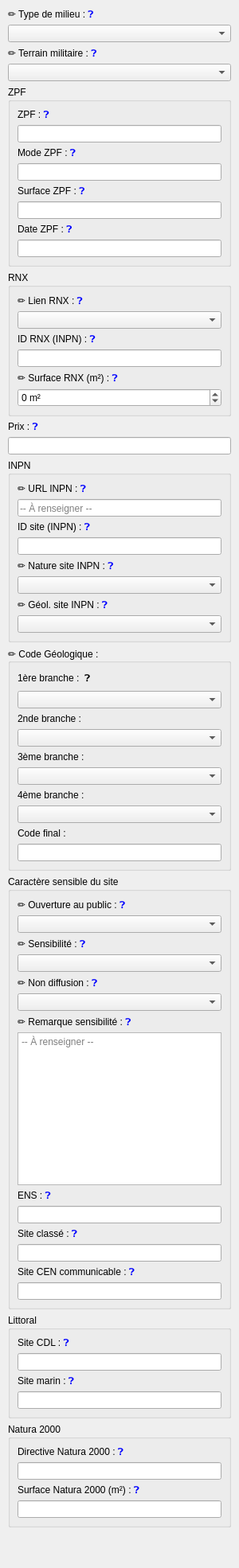
<widget class="QWidget" name="siteTab_2_scrollContents"><layout class="QVBoxLayout" name="siteTab_2_innerLayout"><property name="leftMargin"><number>10</number></property><property name="topMargin"><number>10</number></property><property name="rightMargin"><number>10</number></property><item>
                        <widget class="QLabel" name="label_type_milieu">
                          <property name="text"><string>✏️ Type de milieu : &lt;a href="?" style="text-decoration:none;"&gt;❓&lt;/a&gt;</string></property>
                        <property name="textFormat"><enum>Qt::RichText</enum></property><property name="textInteractionFlags"><set>Qt::LinksAccessibleByMouse</set></property></widget>
                      </item>
                      <item>
                        <widget class="QComboBox" name="cbType_milieu" />
                      </item>
                    <item>
                        <widget class="QLabel" name="label_militaire">
                          <property name="text"><string>✏️ Terrain militaire : &lt;a href="?" style="text-decoration:none;"&gt;❓&lt;/a&gt;</string></property>
                        <property name="textFormat"><enum>Qt::RichText</enum></property><property name="textInteractionFlags"><set>Qt::LinksAccessibleByMouse</set></property></widget>
                      </item>
                      <item>
                        <widget class="QComboBox" name="cbMilitaire" />
                      </item>
                    <!-- Groupe « ZPF » : ZPF, mode, surface et date (4 champs en lecture seule). -->
                    <item><widget class="QGroupBox" name="groupZPF"><property name="title"><string>ZPF</string></property><layout class="QVBoxLayout" name="groupZPF_layout"><item>
                          <widget class="QLabel" name="lbl_txtSite_ZPF">
                            <property name="text"><string>ZPF : &lt;a href="?" style="text-decoration:none;"&gt;❓&lt;/a&gt;</string></property>
                          <property name="textFormat"><enum>Qt::RichText</enum></property><property name="textInteractionFlags"><set>Qt::LinksAccessibleByMouse</set></property></widget>
                        </item>
                        <item>
                          <widget class="QLineEdit" name="txtSite_ZPF">
                            <property name="readOnly"><bool>true</bool></property>
                          </widget>
                        </item>
                        <item>
                          <widget class="QLabel" name="lbl_txtSite_mode_ZPF">
                            <property name="text"><string>Mode ZPF : &lt;a href="?" style="text-decoration:none;"&gt;❓&lt;/a&gt;</string></property>
                          <property name="textFormat"><enum>Qt::RichText</enum></property><property name="textInteractionFlags"><set>Qt::LinksAccessibleByMouse</set></property></widget>
                        </item>
                        <item>
                          <widget class="QLineEdit" name="txtSite_mode_ZPF">
                            <property name="readOnly"><bool>true</bool></property>
                          </widget>
                        </item>
                        <item>
                          <widget class="QLabel" name="lbl_txtSite_surface_ZPF">
                            <property name="text"><string>Surface ZPF : &lt;a href="?" style="text-decoration:none;"&gt;❓&lt;/a&gt;</string></property>
                          <property name="textFormat"><enum>Qt::RichText</enum></property><property name="textInteractionFlags"><set>Qt::LinksAccessibleByMouse</set></property></widget>
                        </item>
                        <item>
                          <widget class="QLineEdit" name="txtSite_surface_ZPF">
                            <property name="readOnly"><bool>true</bool></property>
                          </widget>
                        </item>
                        <item>
                          <widget class="QLabel" name="lbl_txtSite_date_ZPF">
                            <property name="text"><string>Date ZPF : &lt;a href="?" style="text-decoration:none;"&gt;❓&lt;/a&gt;</string></property>
                          <property name="textFormat"><enum>Qt::RichText</enum></property><property name="textInteractionFlags"><set>Qt::LinksAccessibleByMouse</set></property></widget>
                        </item>
                        <item>
                          <widget class="QLineEdit" name="txtSite_date_ZPF">
                            <property name="readOnly"><bool>true</bool></property>
                          </widget>
                        </item>
                        </layout></widget></item>
                        <!-- Groupe « RNX » : lien RNX ✏️ (liste), ID RNX INPN (lecture seule), surface RNX en
                             m² ✏️. Le champ « Prix » (lecture seule) vient juste après, hors du groupe. -->
                        <item><widget class="QGroupBox" name="groupRNX"><property name="title"><string>RNX</string></property><layout class="QVBoxLayout" name="groupRNX_layout"><item>
                            <widget class="QLabel" name="label_rnx">
                              <property name="text"><string>✏️ Lien RNX : &lt;a href="?" style="text-decoration:none;"&gt;❓&lt;/a&gt;</string></property>
                            <property name="textFormat"><enum>Qt::RichText</enum></property><property name="textInteractionFlags"><set>Qt::LinksAccessibleByMouse</set></property></widget>
                          </item>
                          <item>
                            <widget class="QComboBox" name="cbLienRNX" />
                          </item>
                        <item>
                          <widget class="QLabel" name="lbl_txtSite_id_rnx_inpn">
                            <property name="text"><string>ID RNX (INPN) : &lt;a href="?" style="text-decoration:none;"&gt;❓&lt;/a&gt;</string></property>
                          <property name="textFormat"><enum>Qt::RichText</enum></property><property name="textInteractionFlags"><set>Qt::LinksAccessibleByMouse</set></property></widget>
                        </item>
                        <item>
                          <widget class="QLineEdit" name="txtSite_id_rnx_inpn">
                            <property name="readOnly"><bool>true</bool></property>
                          </widget>
                        </item>
                        <item>
                            <widget class="QLabel" name="label_num">
                              <property name="text"><string>✏️ Surface RNX (m²) : &lt;a href="?" style="text-decoration:none;"&gt;❓&lt;/a&gt;</string></property>
                            <property name="textFormat"><enum>Qt::RichText</enum></property><property name="textInteractionFlags"><set>Qt::LinksAccessibleByMouse</set></property></widget>
                          </item>
                          <item>
                            <widget class="QSpinBox" name="spinRNX">
                              <property name="minimum"><number>-1</number></property>
                              <property name="maximum"><number>99999999</number></property>
                              <property name="specialValueText"><string>-- À renseigner --</string></property>
                              <property name="suffix"><string> m²</string></property>
                            </widget>
                          </item>
                        </layout></widget></item><item>
                          <widget class="QLabel" name="lbl_txtSite_prix">
                            <property name="text"><string>Prix : &lt;a href="?" style="text-decoration:none;"&gt;❓&lt;/a&gt;</string></property>
                          <property name="textFormat"><enum>Qt::RichText</enum></property><property name="textInteractionFlags"><set>Qt::LinksAccessibleByMouse</set></property></widget>
                        </item>
                        <item>
                          <widget class="QLineEdit" name="txtSite_prix">
                            <property name="readOnly"><bool>true</bool></property>
                          </widget>
                        </item>
                        <!-- Groupe « INPN » : URL INPN ✏️, ID site INPN (lecture seule), nature du site
                             INPN ✏️ et géologie du site INPN ✏️ (listes déroulantes). -->
                        <item><widget class="QGroupBox" name="groupINPN"><property name="title"><string>INPN</string></property><layout class="QVBoxLayout" name="groupINPN_layout"><item>
                      <widget class="QLabel" name="label_url_inpn">
                        <property name="text"><string>✏️ URL INPN : &lt;a href="?" style="text-decoration:none;"&gt;❓&lt;/a&gt;</string></property>
                      <property name="textFormat"><enum>Qt::RichText</enum></property><property name="textInteractionFlags"><set>Qt::LinksAccessibleByMouse</set></property></widget>
                    </item>
                    <item>
                      <widget class="QLineEdit" name="txtUrlInpn">
                        <property name="placeholderText"><string>-- À renseigner --</string></property>
                      </widget>
                    </item>
                  <item>
                          <widget class="QLabel" name="lbl_txtSite_id_site_inpn">
                            <property name="text"><string>ID site (INPN) : &lt;a href="?" style="text-decoration:none;"&gt;❓&lt;/a&gt;</string></property>
                          <property name="textFormat"><enum>Qt::RichText</enum></property><property name="textInteractionFlags"><set>Qt::LinksAccessibleByMouse</set></property></widget>
                        </item>
                        <item>
                          <widget class="QLineEdit" name="txtSite_id_site_inpn">
                            <property name="readOnly"><bool>true</bool></property>
                          </widget>
                        </item>
                        <item>
                            <widget class="QLabel" name="label_nature">
                              <property name="text"><string>✏️ Nature site INPN : &lt;a href="?" style="text-decoration:none;"&gt;❓&lt;/a&gt;</string></property>
                            <property name="textFormat"><enum>Qt::RichText</enum></property><property name="textInteractionFlags"><set>Qt::LinksAccessibleByMouse</set></property></widget>
                          </item>
                          <item>
                            <widget class="QComboBox" name="cbNatureInpn" />
                          </item>
                        <item>
                            <widget class="QLabel" name="label_geol">
                              <property name="text"><string>✏️ Géol. site INPN : &lt;a href="?" style="text-decoration:none;"&gt;❓&lt;/a&gt;</string></property>
                            <property name="textFormat"><enum>Qt::RichText</enum></property><property name="textInteractionFlags"><set>Qt::LinksAccessibleByMouse</set></property></widget>
                          </item>
                          <item>
                            <widget class="QComboBox" name="cbGeolInpn" />
                          </item>
                        </layout></widget></item>
                        <!-- Groupe « ✏️ Code Géologique » : 4 listes déroulantes en cascade (cbGeolStep1 à
                             cbGeolStep4) ; le choix d'une branche alimente la suivante (update_geol_cascade,
                             dialog_geology_mixin.py ; arbre DICT_GEOL_STEP dans dialog_data.py). « Code final »
                             (txtGeolResult) est calculé automatiquement, donc toujours en lecture seule.
                             Le ❓ (lblGeol1Help) utilise une infobulle Qt native (setToolTip), contrairement
                             aux autres champs qui passent par le survol du lien HTML. -->
                        <item>
                  <widget class="QGroupBox" name="groupGeolDecision">
                    <property name="title">
                      <string>✏️ Code Géologique :</string>
                    </property>
                    <layout class="QVBoxLayout">
                      <item>
                        <layout class="QHBoxLayout" name="rowGeol1Layout">
                          <item>
                            <widget class="QLabel" name="lblGeol1">
                              <property name="text"><string>1ère branche :</string></property>
                            </widget>
                          </item>
                          <item>
                            <widget class="QLabel" name="lblGeol1Help">
                              <property name="text"><string>❓</string></property>
                            </widget>
                          </item>
                          <item>
                            <spacer name="rowGeol1Spacer">
                              <property name="orientation"><enum>Qt::Horizontal</enum></property>
                              <property name="sizeHint" stdset="0"><size><width>40</width><height>20</height></size></property>
                            </spacer>
                          </item>
                        </layout>
                      </item>
                      <item>
                        <widget class="QComboBox" name="cbGeolStep1" />
                      </item>
                      <item>
                        <widget class="QLabel" name="lblGeol2">
                          <property name="text"><string>2nde branche :</string></property>
                        </widget>
                      </item>
                      <item>
                        <widget class="QComboBox" name="cbGeolStep2" />
                      </item>
                      <item>
                        <widget class="QLabel" name="lblGeol3">
                          <property name="text"><string>3ème branche :</string></property>
                        </widget>
                      </item>
                      <item>
                        <widget class="QComboBox" name="cbGeolStep3" />
                      </item>
                      <item>
                        <widget class="QLabel" name="lblGeol4">
                          <property name="text"><string>4ème branche :</string></property>
                        </widget>
                      </item>
                      <item>
                        <widget class="QComboBox" name="cbGeolStep4" />
                      </item>
                      <item>
                        <widget class="QLabel" name="lblGeolFinal">
                          <property name="text"><string>Code final :</string></property>
                          <property name="visible"><bool>false</bool></property>
                        </widget>
                      </item>
                      <item>
                        <widget class="QLineEdit" name="txtGeolResult">
                          <property name="readOnly"><bool>true</bool></property>
                          <property name="visible"><bool>false</bool></property>
                        </widget>
                      </item>
                    </layout>
                  </widget>
                </item>
                <!-- Groupe « Caractère sensible du site » : ouverture au public ✏️, sensibilité ✏️,
                     non-diffusion ✏️, remarque sur la sensibilité ✏️ (zone de texte), puis ENS,
                     site classé et site CEN communicable (lecture seule). -->
                <item>
                          <widget class="QGroupBox" name="groupSensibilite">
                            <property name="title"><string>Caractère sensible du site</string></property>
                            <layout class="QVBoxLayout" name="groupSensibilite_layout">
<item>
                        <widget class="QLabel" name="label_ouverture">
                          <property name="text"><string>✏️ Ouverture au public : &lt;a href="?" style="text-decoration:none;"&gt;❓&lt;/a&gt;</string></property>
                        <property name="textFormat"><enum>Qt::RichText</enum></property><property name="textInteractionFlags"><set>Qt::LinksAccessibleByMouse</set></property></widget>
                      </item>
                      <item>
                        <widget class="QComboBox" name="cbOuverture" />
                      </item>
                    <item>
                            <widget class="QLabel" name="label_sensi">
                              <property name="text"><string>✏️ Sensibilité : &lt;a href="?" style="text-decoration:none;"&gt;❓&lt;/a&gt;</string></property>
                            <property name="textFormat"><enum>Qt::RichText</enum></property><property name="textInteractionFlags"><set>Qt::LinksAccessibleByMouse</set></property></widget>
                          </item>
                          <item>
                            <widget class="QComboBox" name="cbSensibilite" />
                          </item>
                        <item>
                            <widget class="QLabel" name="label_diffusion">
                              <property name="text"><string>✏️ Non diffusion : &lt;a href="?" style="text-decoration:none;"&gt;❓&lt;/a&gt;</string></property>
                            <property name="textFormat"><enum>Qt::RichText</enum></property><property name="textInteractionFlags"><set>Qt::LinksAccessibleByMouse</set></property></widget>
                          </item>
                          <item>
                            <widget class="QComboBox" name="cbNonDiffusion" />
                          </item>
                        <item>
                  <widget class="QLabel" name="label_remq_sensi">
                    <property name="text"><string>✏️ Remarque sensibilité : &lt;a href="?" style="text-decoration:none;"&gt;❓&lt;/a&gt;</string></property>
                  <property name="textFormat"><enum>Qt::RichText</enum></property><property name="textInteractionFlags"><set>Qt::LinksAccessibleByMouse</set></property></widget>
                </item><item>
                  <widget class="QTextEdit" name="txtRemqSensibilite">
                    <property name="minimumSize">
                      <size><width>0</width><height>60</height></size>
                    </property>
                    <property name="placeholderText"><string>-- À renseigner --</string></property>
                  </widget>
                </item><item>
                          <widget class="QLabel" name="lbl_txtSite_ens">
                            <property name="text"><string>ENS : &lt;a href="?" style="text-decoration:none;"&gt;❓&lt;/a&gt;</string></property>
                          <property name="textFormat"><enum>Qt::RichText</enum></property><property name="textInteractionFlags"><set>Qt::LinksAccessibleByMouse</set></property></widget>
                        </item>
                        <item>
                          <widget class="QLineEdit" name="txtSite_ens">
                            <property name="readOnly"><bool>true</bool></property>
                          </widget>
                        </item>
                        <item>
                          <widget class="QLabel" name="lbl_txtSite_site_classe">
                            <property name="text"><string>Site classé : &lt;a href="?" style="text-decoration:none;"&gt;❓&lt;/a&gt;</string></property>
                          <property name="textFormat"><enum>Qt::RichText</enum></property><property name="textInteractionFlags"><set>Qt::LinksAccessibleByMouse</set></property></widget>
                        </item>
                        <item>
                          <widget class="QLineEdit" name="txtSite_site_classe">
                            <property name="readOnly"><bool>true</bool></property>
                          </widget>
                        </item>
                        <item>
                          <widget class="QLabel" name="lbl_txtSite_site_cen_communicable">
                            <property name="text"><string>Site CEN communicable : &lt;a href="?" style="text-decoration:none;"&gt;❓&lt;/a&gt;</string></property>
                          <property name="textFormat"><enum>Qt::RichText</enum></property><property name="textInteractionFlags"><set>Qt::LinksAccessibleByMouse</set></property></widget>
                        </item>
                        <item>
                          <widget class="QLineEdit" name="txtSite_site_cen_communicable">
                            <property name="readOnly"><bool>true</bool></property>
                          </widget>
                        </item>
                                                    </layout>
                          </widget>
                        </item>
<!-- Groupe « Littoral » : site CDL et site marin (lecture seule). -->
<item>
                          <widget class="QGroupBox" name="groupLittoral">
                            <property name="title"><string>Littoral</string></property>
                            <layout class="QVBoxLayout" name="groupLittoral_layout">
                        <item>
                          <widget class="QLabel" name="lbl_txtSite_site_cdl">
                            <property name="text"><string>Site CDL : &lt;a href="?" style="text-decoration:none;"&gt;❓&lt;/a&gt;</string></property>
                          <property name="textFormat"><enum>Qt::RichText</enum></property><property name="textInteractionFlags"><set>Qt::LinksAccessibleByMouse</set></property></widget>
                        </item>
                        <item>
                          <widget class="QLineEdit" name="txtSite_site_cdl">
                            <property name="readOnly"><bool>true</bool></property>
                          </widget>
                        </item>
                        <item>
                          <widget class="QLabel" name="lbl_txtSite_site_marin">
                            <property name="text"><string>Site marin : &lt;a href="?" style="text-decoration:none;"&gt;❓&lt;/a&gt;</string></property>
                          <property name="textFormat"><enum>Qt::RichText</enum></property><property name="textInteractionFlags"><set>Qt::LinksAccessibleByMouse</set></property></widget>
                        </item>
                        <item>
                          <widget class="QLineEdit" name="txtSite_site_marin">
                            <property name="readOnly"><bool>true</bool></property>
                          </widget>
                        </item>
                            </layout>
                          </widget>
                        </item>
<!-- Groupe « Natura 2000 » : directive et surface en m² (lecture seule). -->
<item>
                          <widget class="QGroupBox" name="groupNatura2000">
                            <property name="title"><string>Natura 2000</string></property>
                            <layout class="QVBoxLayout" name="groupNatura2000_layout">
                        <item>
                          <widget class="QLabel" name="lbl_txtSite_n2000_directive">
                            <property name="text"><string>Directive Natura 2000 : &lt;a href="?" style="text-decoration:none;"&gt;❓&lt;/a&gt;</string></property>
                          <property name="textFormat"><enum>Qt::RichText</enum></property><property name="textInteractionFlags"><set>Qt::LinksAccessibleByMouse</set></property></widget>
                        </item>
                        <item>
                          <widget class="QLineEdit" name="txtSite_n2000_directive">
                            <property name="readOnly"><bool>true</bool></property>
                          </widget>
                        </item>
                        <item>
                          <widget class="QLabel" name="lbl_txtSite_n2000_surface_m2">
                            <property name="text"><string>Surface Natura 2000 (m²) : &lt;a href="?" style="text-decoration:none;"&gt;❓&lt;/a&gt;</string></property>
                          <property name="textFormat"><enum>Qt::RichText</enum></property><property name="textInteractionFlags"><set>Qt::LinksAccessibleByMouse</set></property></widget>
                        </item>
                        <item>
                          <widget class="QLineEdit" name="txtSite_n2000_surface_m2">
                            <property name="readOnly"><bool>true</bool></property>
                          </widget>
                        </item>
                            </layout>
                          </widget>
                        </item>
                        <item><spacer name="siteTab_2_spacer"><property name="orientation"><enum>Qt::Vertical</enum></property><property name="sizeHint" stdset="0"><size><width>20</width><height>40</height></size></property></spacer></item></layout></widget>
